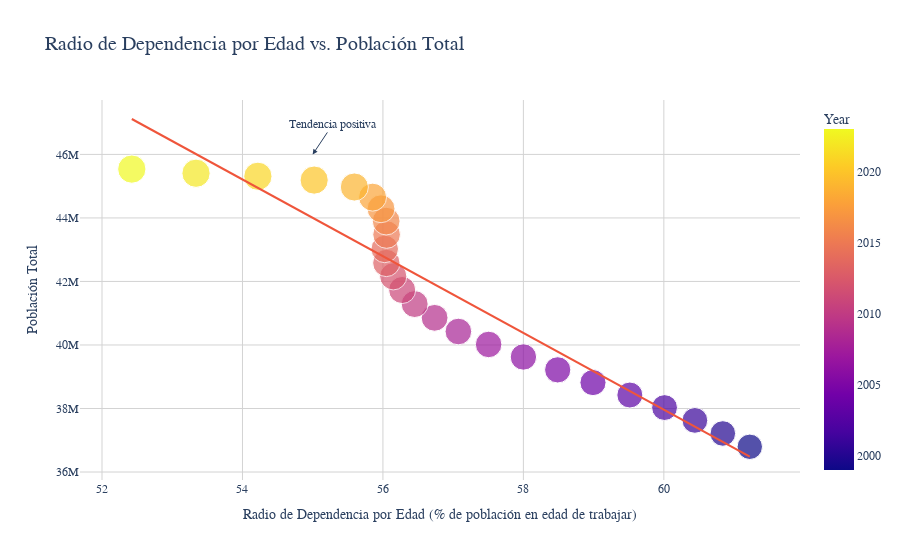

The notebook cell saved with this chart:
### Markdown cell above
Si hay más personas dependientes en relación con la población trabajadora, la productividad económica por habitante tiende a verse afectada. Pero también otros factores económicos afectan esto. Si la tendencia negativa se mantiene, el país necesitará políticas que aumenten la productividad laboral o incentiven el crecimiento de la población económicamente activa.

### Code cell
fig = px.scatter(df_pivot, 
                 x='Age Dependency Ratio', 
                 y='Population, total', 
                 color='Year',  
                 size='Population, total',
                 hover_data=['Year'], 
                 trendline="ols", 
                 title='Radio de Dependencia por Edad vs. Población Total',
                 labels={'Age Dependency Ratio': 'Radio de Dependencia por Edad (% de población en edad de trabajar)',
                         'Population, total': 'Población Total'},
                 template='plotly_white')  


fig.update_layout(
    xaxis_title="Radio de Dependencia por Edad (% de población en edad de trabajar)",
    yaxis_title="Población Total",
    xaxis=dict(showgrid=True, gridcolor='lightgray'),
    yaxis=dict(showgrid=True, gridcolor='lightgray'),
    showlegend=True,
    legend_title_text='Año',
    hovermode="x unified",
    font=dict(size=12, family="Arial"),
    title_font_size=20
)


fig.add_annotation(
    x=55,
    y=46000000,  
    xref="x",
    yref="y",
    text="Tendencia positiva",
    showarrow=True,
    arrowhead=2,
    ax=20,
    ay=-30
)

fig.show()

### Figure 1 — Plotly figure (JSON) as saved in the notebook; plotly's stock layout.template omitted (floating-point values rounded to 4 significant figures)
{"data": [{"customdata": [[1999], [2000], [2001], [2002], [2003], [2004], [2005], [2006], [2007], [2008], [2009], [2010], [2011], [2012], [2013], [2014], [2015], [2016], [2017], [2018], [2019], [2020], [2021], [2022], [2023]], "hovertemplate": "Radio de Dependencia por Edad (% de población en edad de trabajar)=%{x}<br>Población Total=%{marker.size}<br>Year=%{marker.color}<extra></extra>", "legendgroup": "", "marker": {"color": [1999, 2000, 2001, 2002, 2003, 2004, 2005, 2006, 2007, 2008, 2009, 2010, 2011, 2012, 2013, 2014, 2015, 2016, 2017, 2018, 2019, 2020, 2021, 2022, 2023], "coloraxis": "coloraxis", "size": [36794682, 37213984, 37624825, 38029349, 38424282, 38815916, 39216789, 39622115, 40016763, 40424148, 40854831, 41288694, 41730660, 42161721, 42582455, 43024071, 43477012, 43900313, 44288894, 44654882, 44973465, 45191965, 45312281, 45407904, 45538401], "sizemode": "area", "sizeref": 113800.0, "symbol": "circle"}, "mode": "markers", "name": "", "orientation": "v", "showlegend": false, "type": "scatter", "x": [61.22, 60.84, 60.44, 60.01, 59.52, 58.99, 58.49, 58.0, 57.51, 57.07, 56.74, 56.45, 56.27, 56.15, 56.05, 56.03, 56.05, 56.05, 55.97, 55.85, 55.59, 55.02, 54.22, 53.34, 52.42], "xaxis": "x", "y": [36794682, 37213984, 37624825, 38029349, 38424282, 38815916, 39216789, 39622115, 40016763, 40424148, 40854831, 41288694, 41730660, 42161721, 42582455, 43024071, 43477012, 43900313, 44288894, 44654882, 44973465, 45191965, 45312281, 45407904, 45538401], "yaxis": "y"}, {"hovertemplate": "<b>OLS trendline</b><br>Population, total = -1.20782e+06 * Age Dependency Ratio + 1.10434e+08<br>R<sup>2</sup>=0.897970<br><br>Radio de Dependencia por Edad (% de población en edad de trabajar)=%{x}<br>Población Total=%{y} <b>(trend)</b><extra></extra>", "legendgroup": "", "marker": {"symbol": "circle"}, "mode": "lines", "name": "", "showlegend": false, "type": "scatter", "x": [52.42, 53.34, 54.22, 55.02, 55.59, 55.85, 55.97, 56.03, 56.05, 56.05, 56.05, 56.15, 56.27, 56.45, 56.74, 57.07, 57.51, 58.0, 58.49, 58.99, 59.52, 60.01, 60.44, 60.84, 61.22], "xaxis": "x", "y": [47120000.0, 46010000.0, 44950000.0, 43980000.0, 43290000.0, 42970000.0, 42830000.0, 42770000.0, 42740000.0, 42740000.0, 42730000.0, 42620000.0, 42470000.0, 42250000.0, 41910000.0, 41500000.0, 40980000.0, 40380000.0, 39790000.0, 39180000.0, 38550000.0, 37950000.0, 37430000.0, 36950000.0, 36490000.0], "yaxis": "y"}], "layout": {"annotations": [{"arrowhead": 2, "ax": 20, "ay": -30, "showarrow": true, "text": "Tendencia positiva", "x": 55, "xref": "x", "y": 46000000, "yref": "y"}], "coloraxis": {"colorbar": {"title": {"text": "Year"}}, "colorscale": [[0, "#0d0887"], [0.1111, "#46039f"], [0.2222, "#7201a8"], [0.3333, "#9c179e"], [0.4444, "#bd3786"], [0.5556, "#d8576b"], [0.6667, "#ed7953"], [0.7778, "#fb9f3a"], [0.8889, "#fdca26"], [1, "#f0f921"]]}, "font": {"family": "Arial", "size": 12}, "hovermode": "x unified", "legend": {"itemsizing": "constant", "title": {"text": "Año"}, "tracegroupgap": 0}, "showlegend": true, "title": {"font": {"size": 20}, "text": "Radio de Dependencia por Edad vs. Población Total"}, "xaxis": {"anchor": "y", "domain": [0, 1], "gridcolor": "lightgray", "showgrid": true, "title": {"text": "Radio de Dependencia por Edad (% de población en edad de trabajar)"}}, "yaxis": {"anchor": "x", "domain": [0, 1], "gridcolor": "lightgray", "showgrid": true, "title": {"text": "Población Total"}}}}
